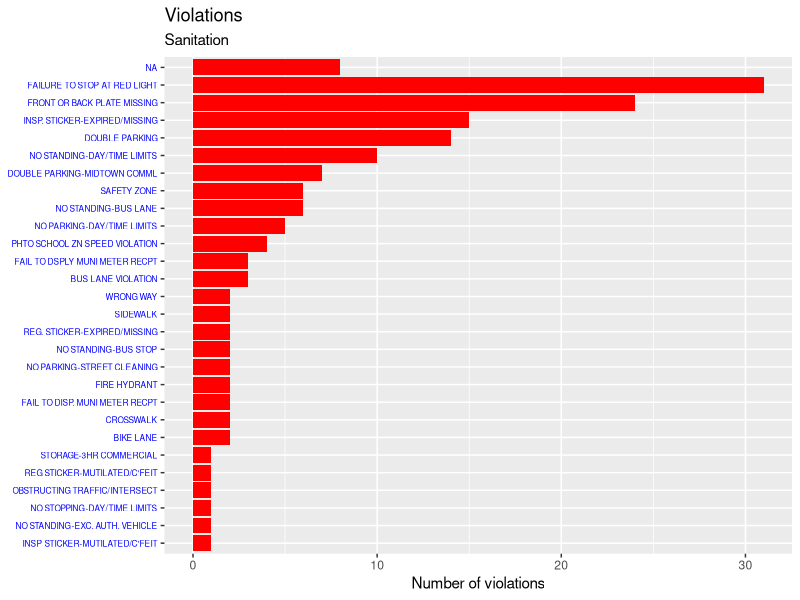
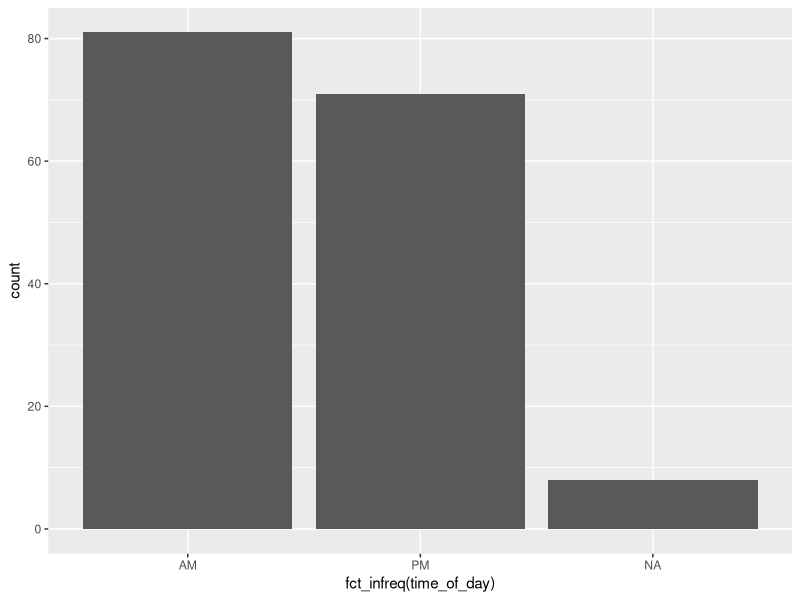

Reproduce these figures in R, in order.
## ---- chunk 1
library(tidyverse)
df <- read_csv("Sanitation_Salvage_Truck_Violations_20250718.csv")
violation_type <- df |> group_by(Violation) |> 
  summarize(count = n())
ggplot(violation_type, aes(x = count, y = reorder(Violation, count))) + 
  geom_col(fill = "red") +
  labs(x = "Number of violations", y = NULL,
       title = "Violations", subtitle = "Sanitation") +
  theme(axis.text.y = element_text(color = "blue", size = 6))
## ---- chunk 2
df <- df |> 
  mutate(time_of_day = ifelse(str_detect(`Violation Time`, "A"), "AM", "PM"))
ggplot(df, aes(x = fct_infreq(time_of_day))) +
  geom_bar()
